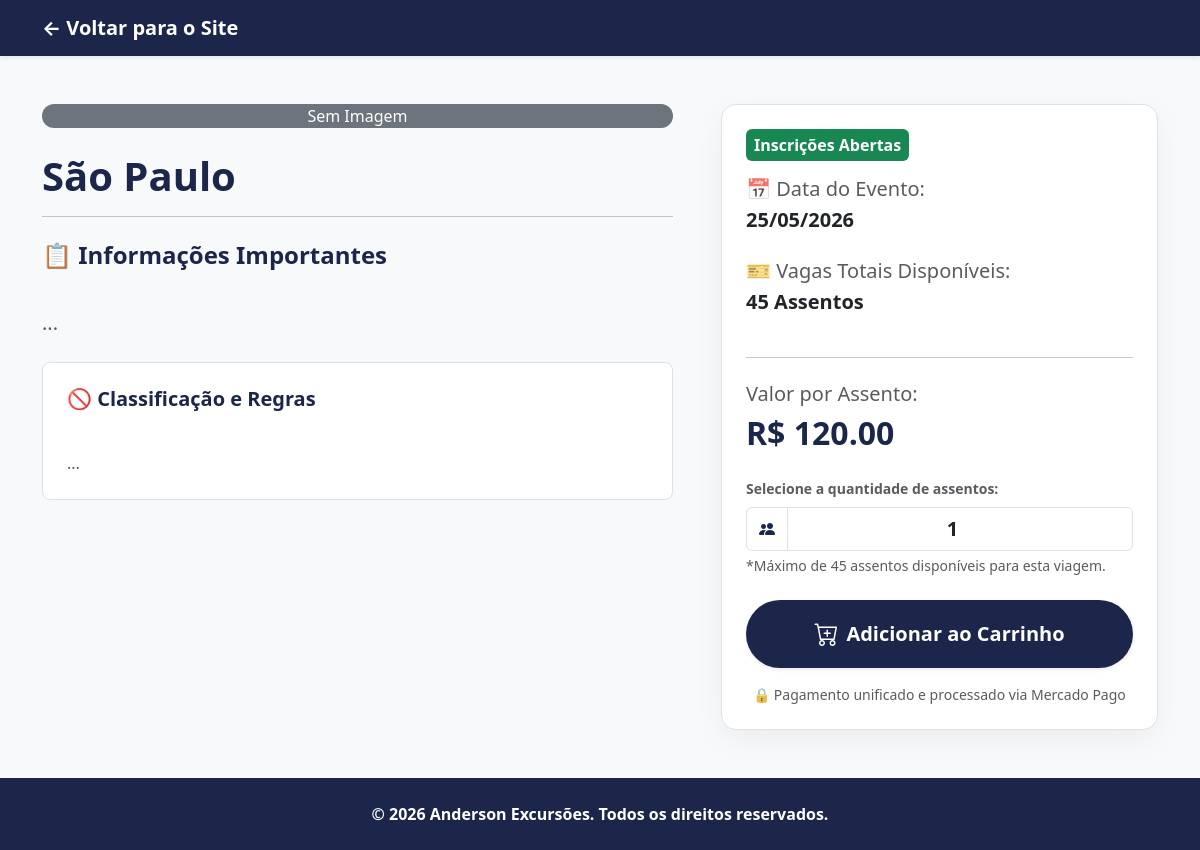
/excursao/1, run on the app's committed database.
### tables this page shows
CREATE TABLE viagens (
                        id INTEGER PRIMARY KEY AUTOINCREMENT, 
                        destino TEXT NOT NULL, 
                        data TEXT NOT NULL, 
                        vagas_totais INTEGER, 
                        preco REAL, 
                        imagem TEXT,
                        informacoes TEXT,
                        regras TEXT, mensagem_whatsapp TEXT);

### app.py (the view)
@app.route('/excursao/<int:id>')
def detalhes_excursao(id):
    conn = sqlite3.connect(DB_NAME)
    cursor = conn.cursor()
    viagem = cursor.execute("SELECT * FROM viagens WHERE id = ?", (id,)).fetchone()
    conn.close()
    if not viagem:
        return "<h1>Excursão não encontrada!</h1>", 404
    config, deps, faqs = obter_dados_cms()
    return render_template('detalhes.html', v=viagem, conf=config)

### app.py (called while the page is built)
def obter_dados_cms():
    conn = sqlite3.connect(DB_NAME)
    cursor = conn.cursor()
    config = cursor.execute("SELECT * FROM configuracoes WHERE id=1").fetchone()
    deps = cursor.execute("SELECT * FROM depoimentos ORDER BY id DESC").fetchall()
    faqs = cursor.execute("SELECT * FROM faqs ORDER BY id DESC").fetchall()
    conn.close()
    return config, deps, faqs

### templates/detalhes.html (shortened to what this page needs)
<!DOCTYPE html>
<html lang="pt-BR">
<head>
    <link href="https://cdn.jsdelivr.net/npm/bootstrap@5.3.0/dist/css/bootstrap.min.css" rel="stylesheet">
    <link href="https://cdn.jsdelivr.net/npm/bootstrap-icons@1.11.0/font/bootstrap-icons.css" rel="stylesheet">
</head>
<body>
    <nav class="navbar navbar-expand-lg navbar-dark bg-marca shadow-sm mb-5">
        <div class="container d-flex justify-content-between align-items-center">
            <a class="navbar-brand fw-bold" href="/site">← Voltar para o Site</a>
        </div>
    </nav>
    <div class="container mb-5">
        <div class="row g-5">
            <div class="col-md-7">
                {% if v[5] %}
                    <img src="/static/uploads/{{ v[5] }}" class="img-detalhe shadow-sm mb-4" alt="{{ v[1] }}">
                {% else %}
                    <div class="bg-secondary text-white d-flex align-items-center justify-content-center img-detalhe mb-4">Sem Imagem</div>
                {% endif %}
                <h1 class="fw-bold text-marca mb-3">{{ v[1] }}</h1>
                <hr>
                <h4 class="fw-bold text-marca mt-4">📋 Informações Importantes</h4>
                <p class="text-muted fs-5" style="white-space: pre-line;">
                    {{ v[6] if v[6] else 'Nenhuma informação adicional cadastrada para esta excursão.' }}
                </p>
                <div class="bg-white p-4 rounded-3 border mt-4">
                    <h5 class="fw-bold text-marca mb-3">🚫 Classificação e Regras</h5>
                    <div style="white-space: pre-line;" class="text-muted fs-6">
                        {{ v[7] if v[7] else 'Nenhuma regra específica cadastrada para esta excursão.' }}
                    </div>
                </div>
            </div>
            <div class="col-md-5">
                <div class="card card-checkout p-4 border bg-white">
                    <span class="badge bg-success mb-3 p-2 align-self-start fs-6">Inscrições Abertas</span>
                    <h5 class="text-muted mb-1">📅 Data do Evento:</h5>
                    <p class="fw-bold fs-5 text-dark mb-4">{{ v[2] }}</p>
                    <h5 class="text-muted mb-1">🎫 Vagas Totais Disponíveis:</h5>
                    <p class="fw-bold fs-5 text-dark mb-4">{{ v[3] }} Assentos</p>
                    <hr>
                    <h5 class="text-muted mt-2">Valor por Assento:</h5>
                    <h2 class="text-marca fw-bold mb-4">R$ {{ "%.2f"|format(v[4]) }}</h2>
                    <form action="/adicionar_carrinho/{{ v[0] }}" method="POST">
                        <div class="mb-4">
                            <label for="quantidade" class="form-label fw-bold text-muted small">Selecione a quantidade de assentos:</label>
                            <div class="input-group">
                                <span class="input-group-text bg-white"><i class="bi bi-people-fill text-marca"></i></span>
                                <input type="number" class="form-control text-center fw-bold fs-5" id="quantidade" name="quantidade" value="1" min="1" max="{{ v[3] }}" required>
                            </div>
                            <small class="text-muted d-block mt-1">*Máximo de {{ v[3] }} assentos disponíveis para esta viagem.</small>
                        </div>
                        <button type="submit" class="btn btn-marca btn-lg w-100 py-3 rounded-pill shadow-sm d-flex align-items-center justify-content-center gap-2">
                            <i class="bi bi-cart-plus fs-4"></i> Adicionar ao Carrinho
                        </button>
                    </form>
                    <p class="text-center text-muted small mt-3 mb-0">🔒 Pagamento unificado e processado via Mercado Pago</p>
                </div>
            </div>
        </div>
    </div>
    <footer class="bg-marca text-white py-4 text-center mt-auto">
        <div class="container">
            <p class="mb-0 fw-bold">&copy; 2026 Anderson Excursões. Todos os direitos reservados.</p>
        </div>
    </footer>
</body>
</html>

### templates/detalhes.html (style rules this page uses)
:root { --cor-marca: #1B264A; }
body { background-color: #f8f9fa; }
.bg-marca { background-color: var(--cor-marca) !important; }
.text-marca { color: var(--cor-marca) !important; }
.btn-marca { background-color: var(--cor-marca); color: white; border: none; transition: 0.3s; font-weight: bold; }
.img-detalhe { max-height: 450px; object-fit: cover; width: 100%; border-radius: 15px; }
.card-checkout { border: none; border-radius: 15px; box-shadow: 0 10px 30px rgba(0,0,0,0.05); position: sticky; top: 20px; }

### data on the page
viagens: destino "São Paulo", informacoes "...", regras "...", data "25/05/2026", vagas_totais "45", preco "120.00"
